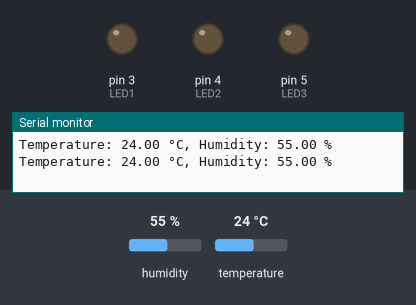
Bench run of a sketch on a simulated Arduino Uno, built with avr-gcc and run on an emulated ATmega328P. Parts: output pins drawn as LEDs (lit = HIGH), the last lines printed to the serial monitor. The inputs (shaded band) are chosen by the test bench; at power-on: temperature 24 °C, humidity 55 %.

Above: at 2.8 s.
2.9 s: temperature set to 25.5 °C
At 5.2 s:
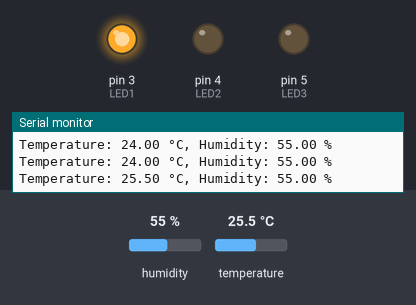
5.6 s: temperature set to 29.2 °C
8.3 s: temperature set to 30.8 °C
At 10.7 s:
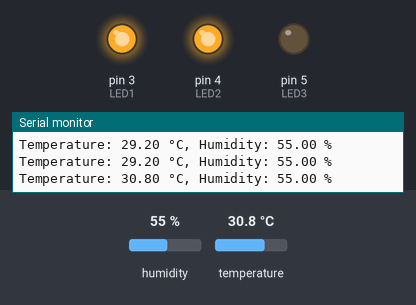
11.5 s: temperature set to 34.2 °C
14.2 s: temperature set to 35.5 °C
At 17.1 s:
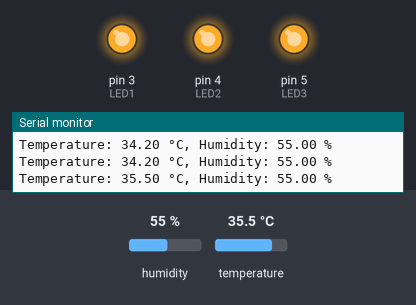
17.5 s: temperature set to 12 °C
At 18.9 s:
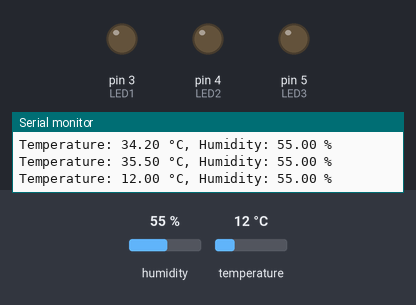
Timing chart, 0 to 20.5 s (numbered marks = the images above; inputs shaded):
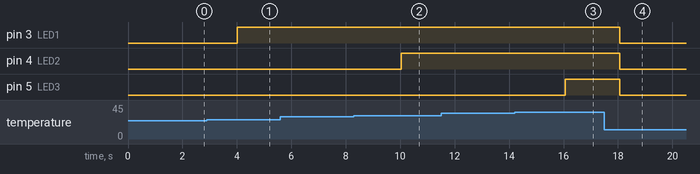

The sketch:

Bai4.ino
```cpp
#include <DHT.h>

#define DHTPIN 2          // Pin kết nối cảm biến DHT
#define DHTTYPE DHT22     // Loại cảm biến DHT (DHT22)
#define LED1 3            // LED cho mức 1
#define LED2 4            // LED cho mức 2
#define LED3 5            // LED cho mức 3

DHT dht(DHTPIN, DHTTYPE);

void setup() {
    Serial.begin(9600);
    dht.begin();
    pinMode(LED1, OUTPUT);
    pinMode(LED2, OUTPUT);
    pinMode(LED3, OUTPUT);
}

void loop() {
    // Đọc dữ liệu từ cảm biến
    float temperature = dht.readTemperature();
    float humidity = dht.readHumidity();

    // Kiểm tra xem giá trị có hợp lệ không
    if (isnan(temperature) || isnan(humidity)) {
        Serial.println("Failed to read from DHT sensor!");
        return;
    }

    Serial.print("Temperature: ");
    Serial.print(temperature);
    Serial.print(" °C, Humidity: ");
    Serial.print(humidity);
    Serial.println(" %");

    // Điều khiển LED dựa trên nhiệt độ và độ ẩm
    if (temperature > 35) {
        // Nhiệt độ ở mức cao nhất
        digitalWrite(LED1, HIGH);
        digitalWrite(LED2, HIGH);
        digitalWrite(LED3, HIGH);
    } else if (temperature > 30) {
        // Mức 2
        if (humidity > 70) {
            digitalWrite(LED1, LOW);
            digitalWrite(LED2, LOW);
            digitalWrite(LED3, LOW);
        } else {
            digitalWrite(LED1, HIGH);
            digitalWrite(LED2, HIGH);
            digitalWrite(LED3, LOW);
        }
    } else if (temperature > 25) {
        // Mức 1
        if (humidity > 70) {
            digitalWrite(LED1, LOW);
            digitalWrite(LED2, LOW);
            digitalWrite(LED3, LOW);
        } else {
            digitalWrite(LED1, HIGH);
            digitalWrite(LED2, LOW);
            digitalWrite(LED3, LOW);
        }
    } else {
        // Nhiệt độ thấp
        digitalWrite(LED1, LOW);
        digitalWrite(LED2, LOW);
        digitalWrite(LED3, LOW);
    }

    // Đợi một chút trước khi đọc lại
    delay(2000);
}
```

Measured:
- the behaviour switches between 25 and 25.1 °C on temperature (found by bisection; images 0 and 1)
- the behaviour switches between 30 and 30.1 °C on temperature (found by bisection; images 1 and 2)
- the behaviour switches between 35 and 35.1 °C on temperature (found by bisection; images 2 and 3)
- after the input at 2.9 s, pin 3 (LED1): LOW → HIGH after 1.1 s
- after the input at 8.3 s, pin 4 (LED2): LOW → HIGH after 1.7 s
- after the input at 14.2 s, pin 5 (LED3): LOW → HIGH after 1.9 s
- after the input at 17.5 s, pin 3 (LED1), pin 4 (LED2), pin 5 (LED3): HIGH → LOW after 0.56 s
